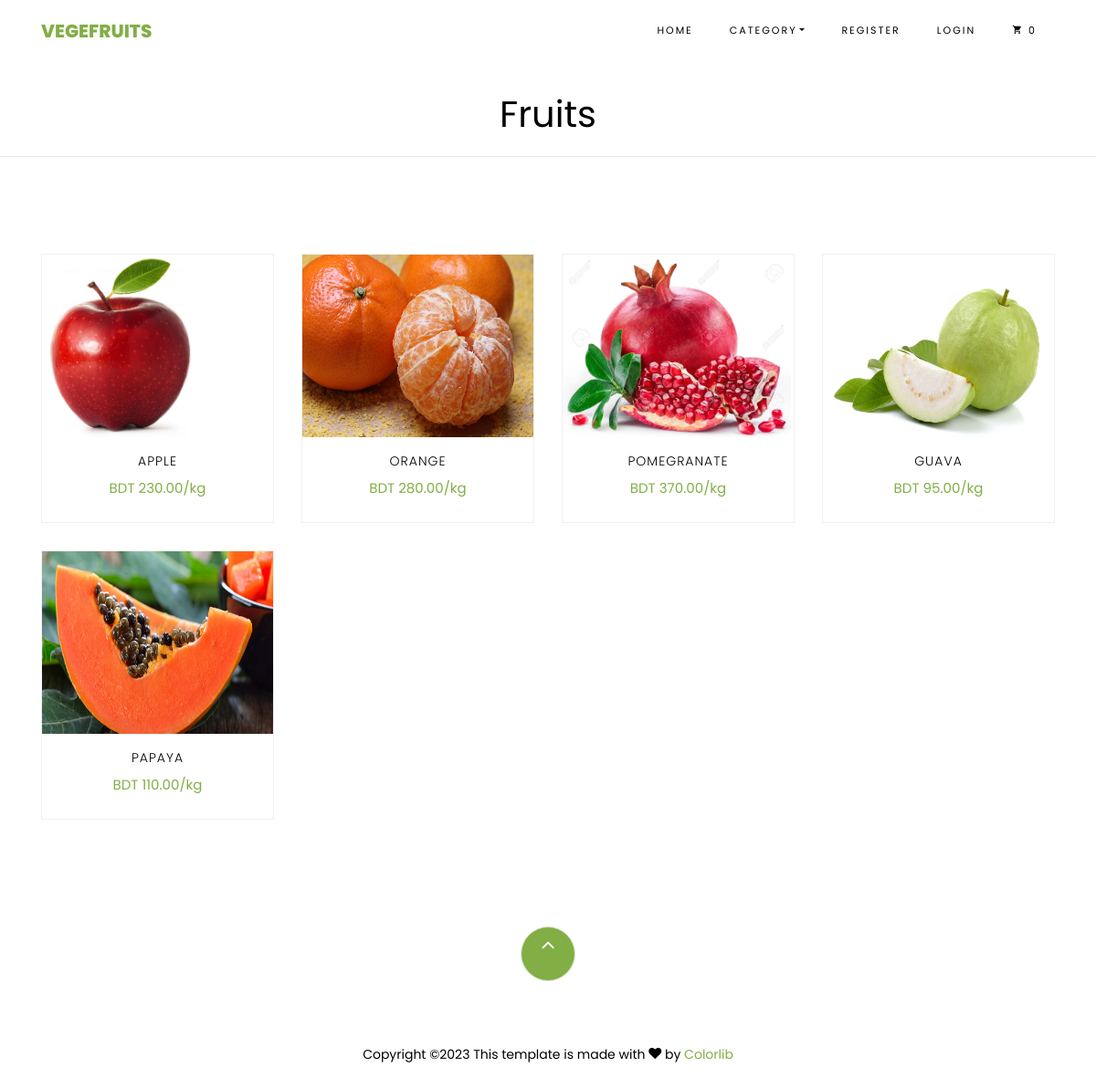
/search/fruits, run on the app's committed database.
### store/models.py (models this page shows, shortened)
class Category(models.Model):
    name = models.CharField(max_length=250)
    slug = models.SlugField(max_length=250, unique=True, db_index=True)
    class Meta:
        verbose_name_plural = 'categories'
    def get_absolute_url(self):
        return reverse('list-category', args=[self.slug])

class Product(models.Model):
    category = models.ForeignKey(Category, related_name='product', on_delete=models.CASCADE)
    title = models.CharField(max_length=250)
    description = models.TextField(null=True, blank=True)
    slug = models.SlugField(max_length=255, db_index=True)
    price = models.DecimalField(max_digits=8, decimal_places=2)
    image = models.ImageField(upload_to='images/')
    class Meta:
        verbose_name_plural = 'products'
    def get_absolute_url(self):
        return reverse('product-info', args=[self.slug])

### store/views.py (the view)
# urls.py: path('search/<slug:category_slug>', views.list_categories, name='list-category'),
def list_categories(request, category_slug):
    category = get_object_or_404(Category, slug=category_slug)
    category_products = Product.objects.filter(category=category)
    context = {'category': category, 'category_products': category_products}
    return render(request, 'store/list-category.html', context=context)

### cart/cart.py (called while the page is built)
    def __len__(self):
        return sum(item['qty'] for item in self.cart.values())

### cart/context_processors.py (called while the page is built)
def cart(request):
    return {'cart': Cart(request)}

### store/views.py (called while the page is built)
def categories(request):
    all_categories = Category.objects.all()
    return {'all_categories': all_categories}

### store/templates/store/list-category.html (shortened to what this page needs)
{% extends 'store/base.html' %}
{% load static %}
{% block content %}
    <br>
    <div class="text-center">
        <h1 class="mb-0 bread">{{category.name}}</h1>
    </div>
    <hr>
    <section class="ftco-section">
    	<div class="container">
    		<div class="row">
				{% for product in category_products %}
    			<div class="col-md-6 col-lg-3 ftco-animate">
    				<div class="product">
    					<a href="{{product.get_absolute_url}}" class="img-prod"><img class="img-fluid" src="{{product.image.url}}" alt="product image" style="height: 200px;">
    					</a>
    					<div class="text py-3 pb-4 px-3 text-center">
    						<h3><a href="#">{{product.title}}</a></h3>
		    				<p class="price"><span class="price-sale">BDT {{product.price}}/kg</span></p>
    					</div>
    				</div>
    			</div>
				{% endfor %}
    		</div>
    	</div>
    </section>
	<br>
{% endblock %}

### store/templates/store/base.html (shortened to what this page needs)
{% load static %}
<!DOCTYPE html>
<html lang="en">
  <head>
    <link rel="stylesheet" href="https://cdnjs.cloudflare.com/ajax/libs/font-awesome/4.7.0/css/font-awesome.min.css">
    <link rel="stylesheet" href="{% static 'css/open-iconic-bootstrap.min.css' %}">
    <link rel="stylesheet" href="{% static 'css/animate.css' %}">
    <link rel="stylesheet" href="{% static 'css/owl.carousel.min.css' %}">
    <link rel="stylesheet" href="{% static 'css/owl.theme.default.min.css' %}">
    <link rel="stylesheet" href="{% static 'css/magnific-popup.css' %}">
    <link rel="stylesheet" href="{% static 'css/aos.css' %}">
    <link rel="stylesheet" href="{% static 'css/ionicons.min.css' %}">
    <link rel="stylesheet" href="{% static 'css/bootstrap-datepicker.css' %}">
    <link rel="stylesheet" href="{% static 'css/jquery.timepicker.css' %}">
    <link rel="stylesheet" href="{% static 'css/flaticon.css' %}">
    <link rel="stylesheet" href="{% static 'css/icomoon.css' %}">
    <link rel="stylesheet" href="{% static 'css/style.css' %}">
</head>
<body class="goto-here">
    <nav class="navbar navbar-expand-lg navbar-dark ftco_navbar bg-dark ftco-navbar-light" id="ftco-navbar">
	    <div class="container">
	      <a class="navbar-brand" href="{% url 'store' %}">Vegefruits</a>
	      <div class="collapse navbar-collapse" id="ftco-nav">
	        <ul class="navbar-nav ml-auto">
	          <li class="nav-item"><a href="{% url 'store' %}" class="nav-link">Home</a></li>
	          <li class="nav-item active dropdown">
              <a class="nav-link dropdown-toggle" href="#" id="dropdown04" data-toggle="dropdown" aria-haspopup="true" aria-expanded="false">Category</a>
            </li>
            {% if request.user.is_authenticated %}
	          <li class="nav-item"><a href="{% url 'dashboard' %}" class="nav-link">Dashboard</a></li>
            {% else %}
            <li class="nav-item"><a href="{% url 'register' %}" class="nav-link">Register</a></li>
            {% endif %}
            {% if request.user.is_authenticated %}
	          <li class="nav-item"><a href="{% url 'user-logout' %}" class="nav-link">Logout</a></li>
            {% else %}
            <li class="nav-item"><a href="{% url 'my-login' %}" class="nav-link">Login</a></li>
            {% endif %}
	          <li class="nav-item cta cta-colored">
              <a href="{% url 'cart-summary' %}" class="nav-link">
                <span class="icon-shopping_cart"></span>
                <div id="cart-qty" class="d-inline-flex">
                  {% with qty_amount=cart|length %}
                    {% if qty_amount > 0 %}
                      {{qty_amount}}
                    {% else %}
                      0
                    {% endif %}
                  {% endwith %}
              </div>
            </a>
          </li>
	        </ul>
	      </div>
	    </div>
	  </nav>
    {% block content %}
    {% endblock %}
    <footer class="ftco-footer ftco-section">
        <div class="container">
            <div class="row">
                <div class="mouse">
                          <a href="#" class="mouse-icon">
                              <div class="mouse-wheel"><span class="ion-ios-arrow-up"></span></div>
                          </a>
                      </div>
            </div>
          <div class="row">
            <div class="col-md-12 text-center">
              <p>
                            Copyright &copy;<script>document.write(new Date().getFullYear());</script> This template is made with <i class="icon-heart color-danger" aria-hidden="true"></i> by <a href="https://colorlib.com" target="_blank">Colorlib</a>
                          </p>
            </div>
          </div>
        </div>
      </footer>
  </body>
</html>

### static/css/icomoon.css (style rules this page uses)
[class^="icon-"], [class*=" icon-"] { font-family: 'icomoon' !important; speak: none; font-style: normal; font-weight: normal; font-variant: normal; text-transform: none; line-height: 1; -webkit-font-smoothing: antialiased; -moz-osx-font-smoothing: grayscale; }
.icon-heart:before { content: "\f004"; }
.icon-shopping_cart:before { content: "\e8cc"; }

### data on the page
Category: name "Fruits"
Product: image (picture), title "APPLE", price "230.00"
Product: image (picture), title "ORANGE", price "280.00"
Product: image (picture), title "POMEGRANATE", price "370.00"
Product: image (picture), title "GUAVA", price "95.00"
Product: image (picture), title "PAPAYA", price "110.00"
